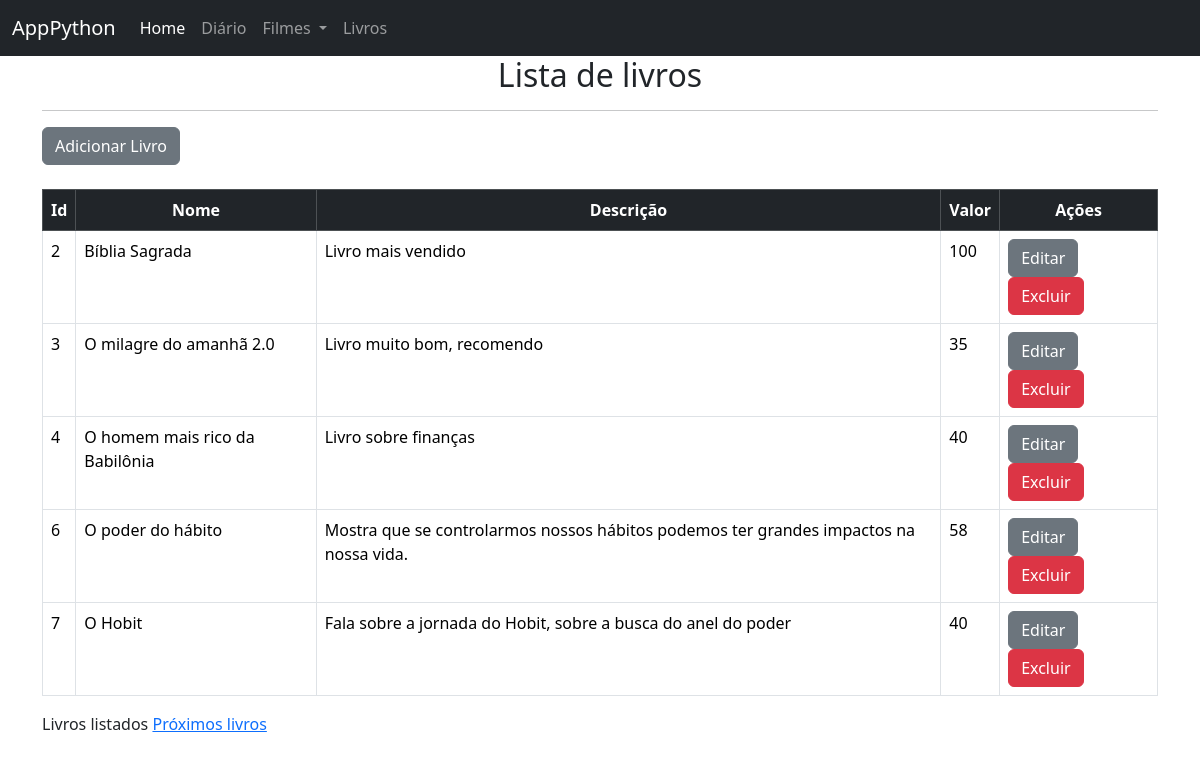
The page /livros on the database its author committed.
### projeto/livro.py (models this page shows, shortened)
class livro(db.Model):
    id = db.Column(db.Integer, primary_key=True)
    nome = db.Column(db.String(50))
    descricao = db.Column(db.String(100))
    valor = db.Column(db.Integer)

### projeto/routs.py (the view)
@app.route('/livros')
def lista_livros():
    page = request.args.get('page', 1, type=int)
    per_page = 5
    todos_livros = livro.query.paginate(
        page=page,
        per_page=per_page
        )
    return render_template(
        'livros.html',
        livros=todos_livros
    )

### projeto/templates/livros.html
{% extends 'base.html' %}
{% block conteudo %}
<h2 class="text-center">Lista de livros</h2>
<hr>
<a class="btn btn-secondary" href="{{url_for('adiciona_livro')}}">Adicionar Livro</a>
<br><br>
<table class="table table-bordered table-hover">
    <thead class="table-dark">
        <tr>
            <th class="text-center">Id</th>
            <th class="text-center">Nome</th>
            <th class="text-center">Descrição</th>
            <th class="text-center">Valor</th>
            <th class="text-center">Ações</th>
        </tr>
        <tbody>
            {% for livro in livros %}
                <tr>
                   <td>{{livro.id}}</td>
                   <td>{{livro.nome}}</td>
                   <td>{{livro.descricao}}</td>
                   <td>{{livro.valor}}</td>
                   <td>
                    <a href="{{livro.id}}/atualiza_livro" class="btn btn-secondary btn-xs">Editar</a>
                    <a href="{{livro.id}}/remove_livro" class="btn btn-danger btn-xs" onclick="return confirm('Deseja excluir esse registro?')">Excluir</a>
                   </td>
                </tr>
            {% endfor %}
        </tbody>
    </thead>
</table>
{% if livros.has_prev %}
    <a href="{{url_for('lista_livros', page=livros.prev_num)}}">Livros Anteriores</a>
{% else %}
    Livros listados
{% endif %}
{% if livros.has_next %}
    <a href="{{url_for('lista_livros', page=livros.next_num)}}">Próximos livros</a>
{% else %}
    Livros listados
{% endif %}
{% endblock conteudo %}

### projeto/templates/base.html (shortened to what this page needs)
<!DOCTYPE html>
<html lang="en">
<head>
    <link rel="stylesheet" href="https://cdn.jsdelivr.net/npm/bootstrap@5.3.2/dist/css/bootstrap.min.css">
</head>
<body>
    <nav class="navbar navbar-expand-lg navbar-dark bg-dark">
        <div class="container-fluid">
          <a class="navbar-brand" href="{{url_for('principal')}}">AppPython</a>
          <div class="collapse navbar-collapse" id="navbarSupportedContent">
            <ul class="navbar-nav me-auto mb-2 mb-lg-0">
              <li class="nav-item">
                <a class="nav-link active" aria-current="page" href="{{url_for('principal')}}">Home</a>
              </li>
              <li class="nav-item">
                <a class="nav-link" href="{{url_for('diario')}}">Diário</a>
              </li>
              <li class="nav-item dropdown">
                <a class="nav-link dropdown-toggle" href="#" role="button" data-bs-toggle="dropdown" aria-expanded="false">
                  Filmes
                </a>
              </li>
              <li class="nav-item">
                <a class="nav-link" href="{{url_for('lista_livros')}}">Livros</a>
              </li>
            </ul>
          </div>
        </div>
      </nav>
      <div class="container">
        {% block conteudo %}
        {% endblock conteudo %}
      </div>
</body>
</html>

### rows shown on the page
livro: id "2", nome "Bíblia Sagrada", descricao "Livro mais vendido", valor "100"
livro: id "3", nome "O milagre do amanhã 2.0", descricao "Livro muito bom, recomendo", valor "35"
livro: id "4", nome "O homem mais rico da Babilônia", descricao "Livro sobre finanças", valor "40"
livro: id "6", nome "O poder do hábito", descricao "Mostra que se controlarmos nossos hábitos podemos ter grandes impactos na nossa vida.", valor "58"
livro: id "7", nome "O Hobit", descricao "Fala sobre a jornada do Hobit, sobre a busca do anel do poder", valor "40"
